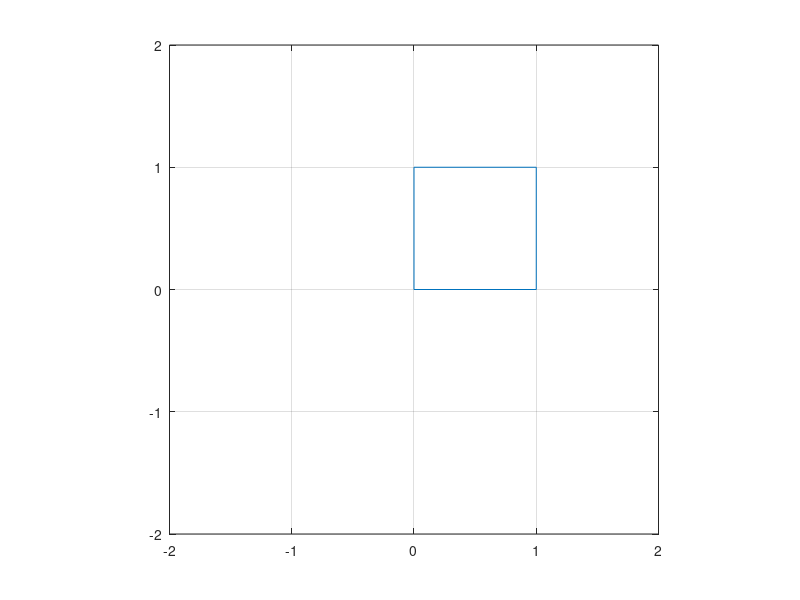

Recreate this plot in MATLAB.
clf
S =[0,1,1,0,0;0,0,1,1,0];
theta = pi/8;
p = plot(S(1,:),S(2,:));
axis equal, axis([-2,2,-2,2]), grid on;
hold on
Q = [cos(theta),-sin(theta);sin(theta),cos(theta)];
for i = 1:16
    S = Q*S; 
    set(p,'xdata',S(1,:),'ydata',S(2,:));
    pause(0.1)
end
QC = [cos(theta),sin(theta);-sin(theta),cos(theta)];
for i = 1:16
    S = QC*S; 
    set(p,'xdata',S(1,:),'ydata',S(2,:));
    pause (0.1)
end
hold off
